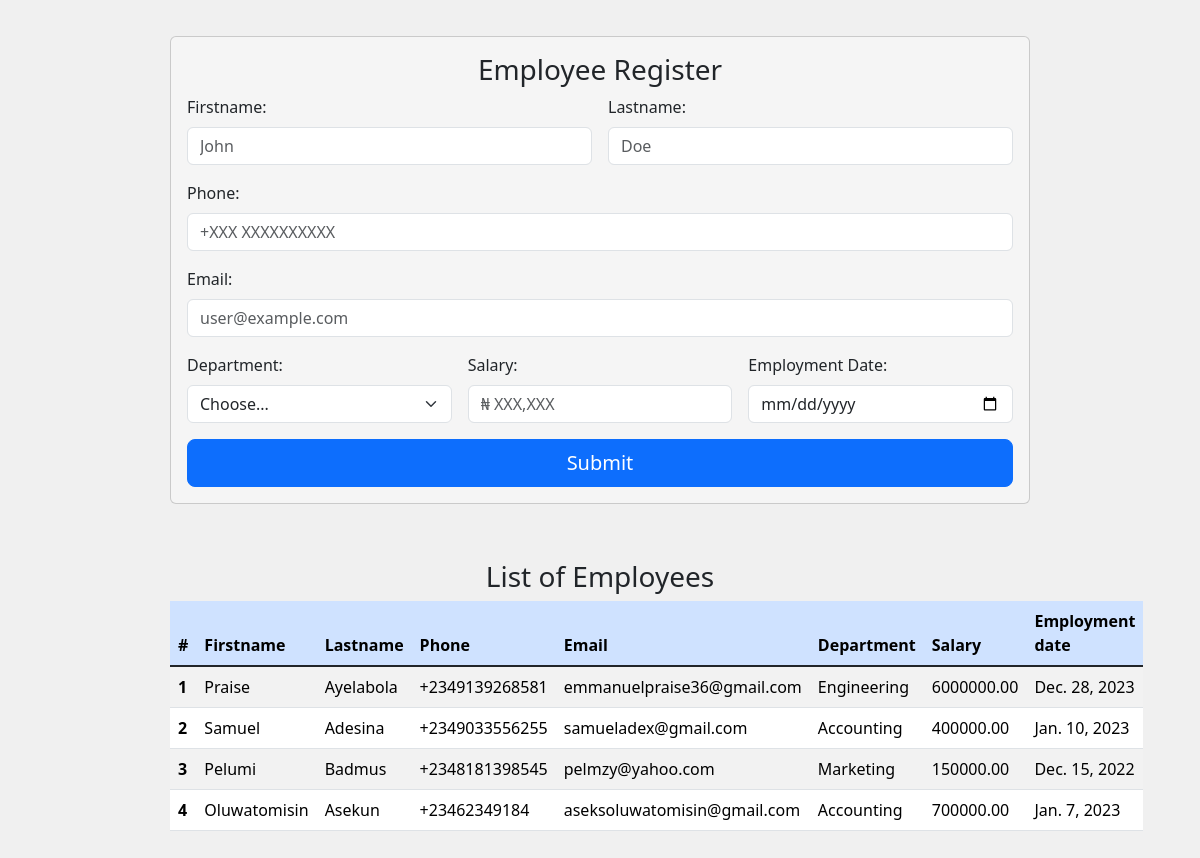
The page /entrance/employee_reg/ on the database its author committed.
### entrance/models.py (models this page shows)
class Employee(models.Model):
	firstname = models.CharField(max_length=50)
	lastname = models.CharField(max_length=50)
	phone = models.CharField(max_length=14)
	email = models.EmailField(max_length=50)
	department = models.CharField(max_length=50)
	salary = models.DecimalField(max_digits=10, decimal_places=2)
	employment_date = models.DateField()

### entrance/views.py (the view, shortened to what this page needs)
# urls.py: path('employee_reg/', employee_form, name='employee_form'),
def employee_form(request):
    employees = Employee.objects.all()
    method = request.method
    print('Method....', method)
    if method == 'GET':
        template = loader.get_template("employee_form.html")
        options = {'login_option': ['Admin', 'Account', 'Sales']}
        return HttpResponse(template.render({'data':get_data(), 'message':'Data Retrived!', 'employees': employees}, request))

### entrance/views.py (called while the page is built)
def get_data():
    return [
    {'firstname':'Praise', 'lastname':'Ayelabola', 'phone':'09139268581', 'email':'emmanuelpraise36@gmail.com', 'department':'engineering', 'salary':400000, 'employment_date':'2023-01-01'}
    ]

### entrance/templates/employee_form.html (shortened to what this page needs)
<!DOCTYPE html>
<html lang="en">
<head>
  {% load django_bootstrap5 %}
  {% bootstrap_css %}
</head>
<body>
  <div class="container mt-3">
    <div class="card">
      <div class="card-body">
        <h3 class="text-center">Employee Register</h3>
        <form action="" method="post" class="row g-3">
          <div class="col-md-6">
            <label for="inputFirstname" class="form-label">Firstname:</label>
            <input type="text" class="form-control" id="inputFirstname" placeholder="John" required name="firstname">
          </div>
          <div class="col-md-6">
            <label for="inputLastname" class="form-label">Lastname:</label>
            <input type="text" class="form-control" id="inputLastname" placeholder="Doe" required name="lastname">
          </div>
          <div class="col-12">
            <label for="inputPhone" class="form-label">Phone:</label>
            <input type="text" class="form-control" id="inputPhone" placeholder="+XXX XXXXXXXXXX" required name="phone">
          </div>
          <div class="col-12">
            <label for="inputEmail" class="form-label">Email:</label>
            <input type="email" class="form-control" id="inputEmail" placeholder="user@example.com" required
              name="email">
          </div>
          <div class="col-md-4">
            <label for="inputDep" class="form-label">Department:</label>
            <select id="inputDep" class="form-select" required name="department">
              <option selected disabled>Choose...</option>
            </select>
          </div>
          <div class="col-4">
            <label for="inputSalary" class="form-label">Salary:</label>
            <input type="text" class="form-control" id="inputAddress2" placeholder="₦ XXX,XXX" required name="salary">
          </div>
          <div class="col-md-4">
            <label for="inputCity" class="form-label">Employment Date:</label>
            <input type="date" class="form-control" id="inputCity" required name="employment_date">
          </div>
          <div class="col-12 d-grid">
            <input type='Submit' class="btn btn-primary btn-lg btn-block" value="Submit">
          </div>
        </form>
      </div>
    </div>
  </div>
  <div class="container mt-3">
    <div class="table-responsive-sm">
      <h3 class="text-center">List of Employees</h3>
      <table class="table table-striped table-hover">
        <thead class="table-primary">
          <tr>
            <th scope="col">#</th>
            <th scope="col">Firstname</th>
            <th scope="col">Lastname</th>
            <th scope="col">Phone</th>
            <th scope="col">Email</th>
            <th scope="col">Department</th>
            <th scope="col">Salary</th>
            <th scope="col">Employment date</th>
          </tr>
        </thead>
        <tbody class="table-group-divider">
          {% for x in employees %}
          <tr>
            <th scope="row">{{x.id}}</th>
            <td>{{x.firstname}}</td>
            <td>{{x.lastname}}</td>
            <td>{{x.phone}}</td>
            <td>{{x.email}}</td>
            <td>{{x.department}}</td>
            <td>{{x.salary}}</td>
            <td>{{x.employment_date}}</td>
          </tr>
          {% endfor %}
        </tbody>
      </table>
    </div>
  </div>
</body>
</html>

### entrance/templates/employee_form.html (style rules this page uses)
body { padding-bottom: 40px; background: #F0F0F0; }
.container { max-width: 900px; margin: 0 auto; padding: 20px; }
.card { background-color: #f5f5f5; }

### rows shown on the page
Employee: id "1", firstname "Praise", lastname "Ayelabola", phone "+2349139268581", email "emmanuelpraise36@gmail.com", department "Engineering", salary "6000000.00", employment_date "Dec. 28, 2023"
Employee: id "2", firstname "Samuel", lastname "Adesina", phone "+2349033556255", email "samueladex@gmail.com", department "Accounting", salary "400000.00", employment_date "Jan. 10, 2023"
Employee: id "3", firstname "Pelumi", lastname "Badmus", phone "+2348181398545", email "pelmzy@yahoo.com", department "Marketing", salary "150000.00", employment_date "Dec. 15, 2022"
Employee: id "4", firstname "Oluwatomisin", lastname "Asekun", phone "+23462349184", email "aseksoluwatomisin@gmail.com", department "Accounting", salary "700000.00", employment_date "Jan. 7, 2023"
